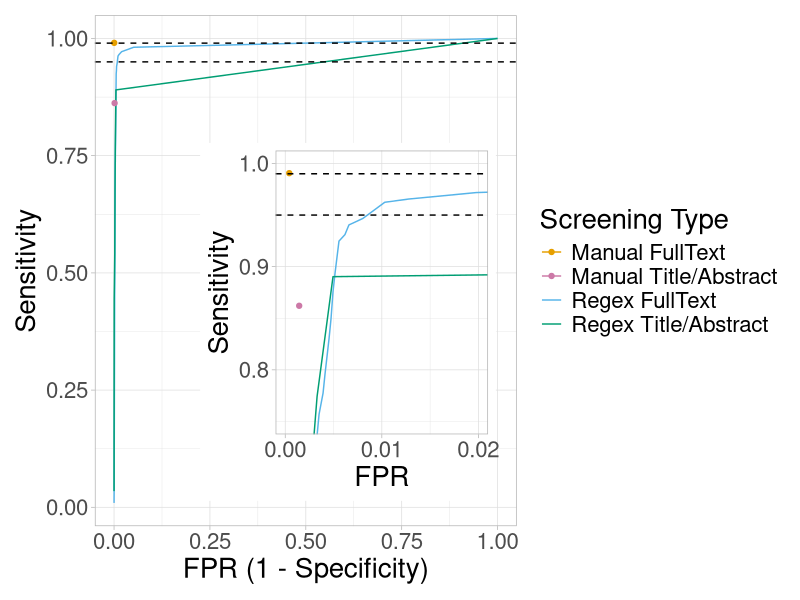

Recreate this plot in R.
## ---- chunk 1
# Running RStudio and R Version  4.2.1

library(dplyr)     #V1.0.9
library(ggplot2)   #V3.3.6
library(tidyr)     #V1.2.0
library(patchwork) #V1.1.1
## ---- chunk 2
# Dataset of all results for analysis
results <- read.csv("data-analysis/full_data_for_analysis.csv", stringsAsFactors = F)
## ---- chunk 3
cbPalette <- c("#E69F00", "#CC79A7", "#56B4E9", "#009E73")
## ---- chunk 4
# Add FPR (false positive rate column) e.g. 1 minus specificity and 1 minus sensitivity
results <- results %>%
  mutate(FPR = 1- Specificity,
         OneMinusSens = 1 - Sensitivity) %>%
  rename("Screening Type" = Screening_Type)
# Specify levels (for graph legend)
results$"Screening Type" <- factor(results$"Screening Type", levels = c("Manual_TiAb", "Manual_FullText", "Regex_TiAb", "Regex_FullText"))
# Reformat Screening Type (for graph legend)
results$"Screening Type" <- sub("_", " ", results$"Screening Type")
results$"Screening Type" <- sub("TiAb", "Title/Abstract", results$"Screening Type")
# Specify labels for graph
label=c("0.95", "0.99")


# Plot ROC curve graph
p <- ggplot(results, aes(FPR, Sensitivity, colour = `Screening Type`)) +
  stat_summary(fun="mean", geom="line") + 
  scale_colour_manual(values = cbPalette) +
  geom_point(data = head(results, 2)) +
  theme(legend.position = "right") +
  geom_hline(yintercept = 0.99, linetype = "dashed") + geom_hline(yintercept = 0.95, linetype = "dashed") +
  theme_light() + 
  xlab("FPR (1 - Specificity)") +
  theme(text = element_text(size = 20))

# Plot inset
inset <- ggplot(results, aes(FPR, Sensitivity, colour = `Screening Type`)) +
  stat_summary(fun="mean", geom="line") + 
  scale_colour_manual(values = cbPalette) +
  geom_point(data = head(results, 2)) +
  geom_hline(yintercept = 0.99, linetype = "dashed") + geom_hline(yintercept = 0.95, linetype = "dashed") +
  theme_light() + 
  coord_cartesian(xlim = c(0,0.02), ylim = c(0.75,1)) +
  theme(legend.position = "none") +
  theme(text = element_text(size = 20)) +
  scale_y_continuous(breaks = seq(0.70, 1.00, by = 0.10)) +
  scale_x_continuous(breaks = seq(0, 0.02, by = 0.01))

# Merge
p + inset_element(inset + theme(legend.position = "none"), right = 0.95, bottom = 0.05, left = 0.25, top = 0.75)
## ---- chunk 5
# For regex tiab:

regex_tiab_results <- results %>%
  rename(Screening_Type = "Screening Type") %>%
  # Subset results
  filter(Screening_Type == "Regex Title/Abstract") %>%
  # Calculate 1 - Sensitivity
  # Calculate C
  mutate(OneMinusSens = 1 - Sensitivity,
         C = sqrt(OneMinusSens^2 + FPR^2)) %>%
  # Arrange C by low to high
  arrange(C) %>%
  # Subset only smallest value of C
  head(1)

# For regex full-text:

regex_fulltext_results <- results %>%
  rename(Screening_Type = "Screening Type") %>%
  # Subset results
  filter(Screening_Type == "Regex FullText") %>%
  # Calculate 1 - Sensitivity
  # Calculate C
  mutate(OneMinusSens = 1 - Sensitivity,
         C = sqrt(OneMinusSens^2 + FPR^2)) %>%
  # Arrange C by low to high
  arrange(C) %>%
  # Subset only smallest value of C
  head(1)

# Get manual screening

manual_results <- results %>%
  rename(Screening_Type = "Screening Type") %>%
  # Subset results
  filter(Screening_Type == "Manual Title/Abstract" | Screening_Type == "Manual FullText") %>%
  # Calculate 1 - Sensitivity
  # Calculate C
  mutate(OneMinusSens = 1 - Sensitivity,
         C = sqrt(OneMinusSens^2 + FPR^2))


# Merge optimal results
optimal_results <- rbind(manual_results, regex_tiab_results, regex_fulltext_results)

# Clear environment
rm(regex_tiab_results, regex_fulltext_results, manual_results)
## ---- chunk 6
write.csv(optimal_results, "data-analysis/optimal_results.csv", row.names = F)
